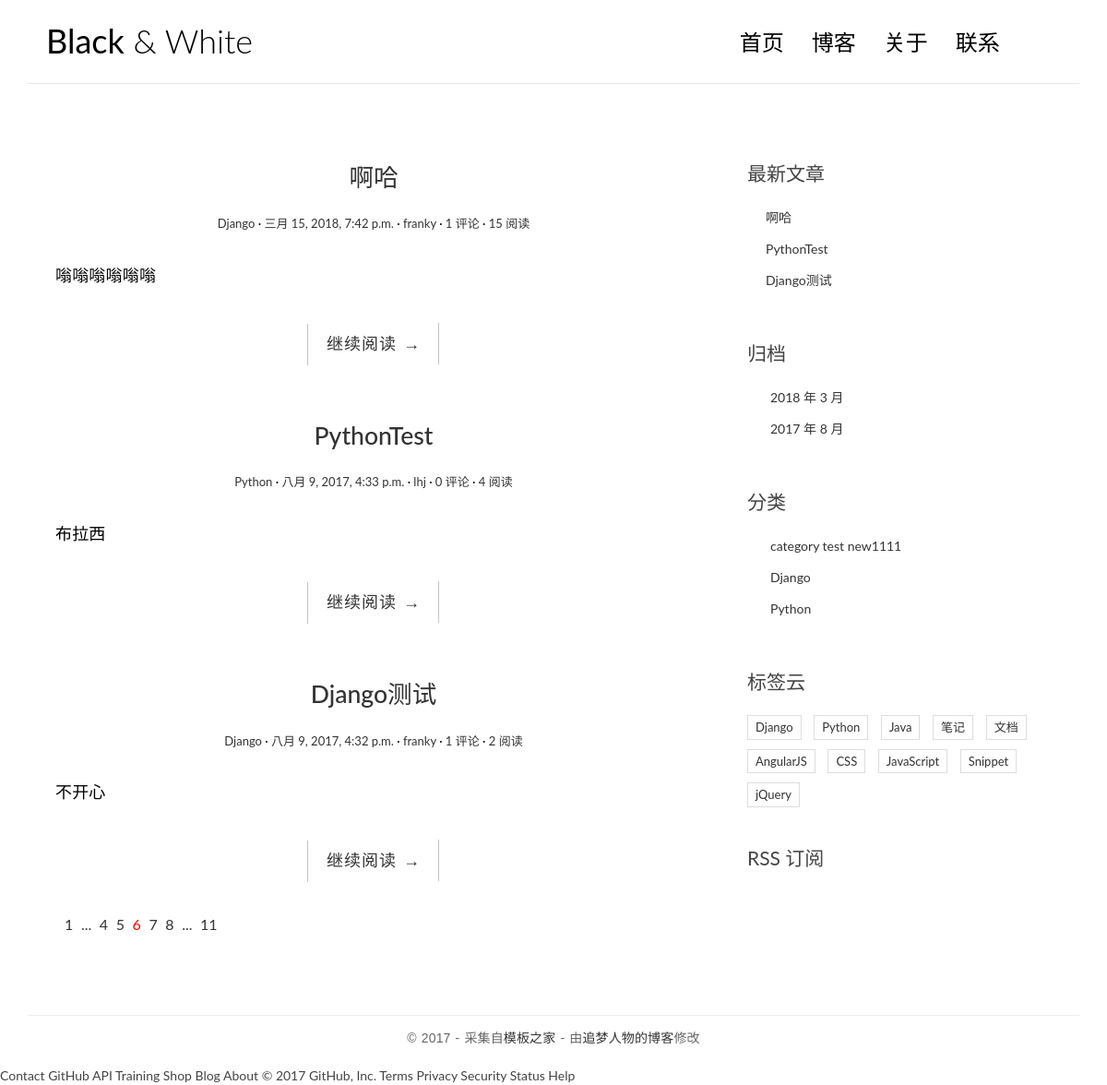
Before: / with the older database file.
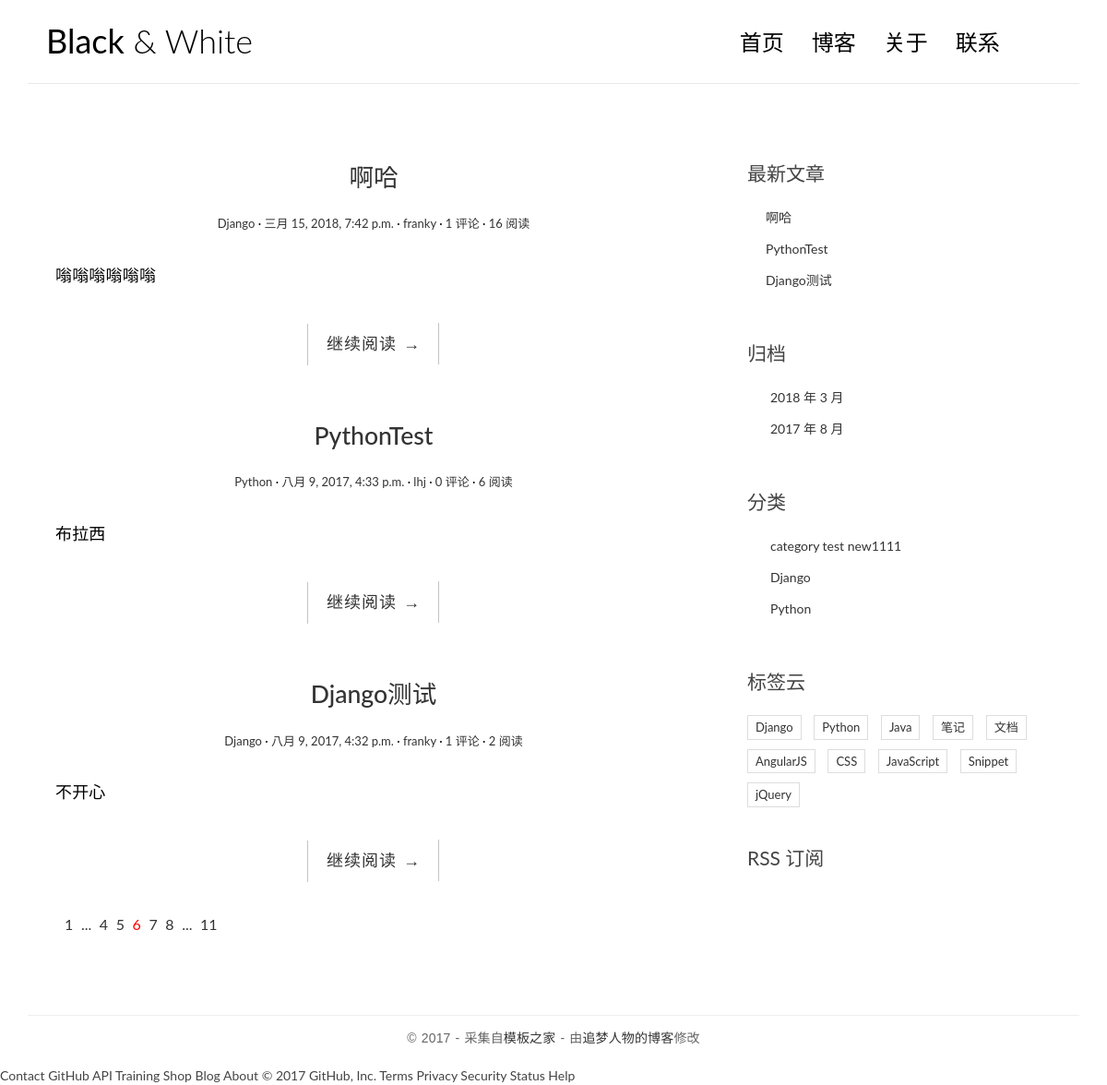
After: the same page with the newer database file.
### blogModel/models.py (models this page shows, shortened)
@python_2_unicode_compatible
class Post(models.Model):
    title = models.CharField(max_length=70)
    body = models.TextField()
    created_time = models.DateTimeField()
    modified_time = models.DateTimeField()
    excerpt = models.CharField(max_length=200, blank=True)
    category = models.ForeignKey(Category, on_delete=models.CASCADE)
    tags = models.ManyToManyField(Tag, blank=True)
    author = models.ForeignKey(User, on_delete=models.CASCADE)
    views = models.PositiveIntegerField(default=0)
    def get_absolute_url(self):
        return reverse('blogModel:detail', kwargs={'pk': self.pk})
    class Meta:
        ordering = ['-created_time']

@python_2_unicode_compatible
class Category(models.Model):
    name = models.CharField(max_length=100)

### blogModel/views.py (the view)
# urls.py: url(r'^$', views.index, name='index'),
def index(request):
    post_list = Post.objects.all()
    return render(request, 'blog/index.html', context={'post_list': post_list})

### blogModel/templatetags/blog_tags.py (called while the page is built)
@register.simple_tag
def get_recent_posts(num=5):
    return Post.objects.all().order_by('-created_time')[:num]

@register.simple_tag
def archives():
    return Post.objects.dates('created_time', 'month', order='DESC')

@register.simple_tag
def get_categories():
    return Category.objects.all()

### templates/blog/index.html
{% extends 'base.html' %}
{% block main %}
    {% for post in post_list %}
          <article class="post post-{{ post.pk }}">
              <header class="entry-header">
                  <h1 class="entry-title">
                      <a href="{{ post.get_absolute_url }}">{{ post.title }}</a>
                  </h1>
                  <div class="entry-meta">
                      <span class="post-category"><a href="#">{{ post.category.name }}</a></span>
                      <span class="post-date"><a href="#"><time class="entry-date"
                                                                datetime="{{ post.created_time }}">{{ post.created_time }}</time></a></span>
                      <span class="post-author"><a href="#">{{ post.author }}</a></span>
                      <span class="comments-link"><a href="#">{{ post.comment_set.count }} 评论</a></span>
                      <span class="views-count"><a href="{{ post.get_absolute_url }}">{{ post.views }} 阅读</a></span>
                  </div>
              </header>
              <div class="entry-content clearfix">
                  <p>{{ post.excerpt }}</p>
                  <div class="read-more cl-effect-14">
                      <a href="{{ post.get_absolute_url }}" class="more-link">继续阅读 <span class="meta-nav">→</span></a>
                  </div>
              </div>
          </article>
    {% empty %}
        <div class="no-post">暂时还没有发布的文章！</div>
    {% endfor %}
    <div class="pagination">
        <ul>
            <li><a href="">1</a></li>
            <li><a href="">...</a></li>
            <li><a href="">4</a></li>
            <li><a href="">5</a></li>
            <li class="current"><a href="">6</a></li>
            <li><a href="">7</a></li>
            <li><a href="">8</a></li>
            <li><a href="">...</a></li>
            <li><a href="">11</a></li>
        </ul>
    </div>
{% endblock main %}

### templates/base.html (shortened to what this page needs)
{% load staticfiles %}
{% load blog_tags %}
<!DOCTYPE html>
<html>
<head>
    <link rel="stylesheet" href="http://code.ionicframework.com/ionicons/2.0.1/css/ionicons.min.css">
    <link href="https://cdn.bootcss.com/bootstrap/3.3.7/css/bootstrap.min.css" rel="stylesheet">
    <link rel="stylesheet" href="{% static 'blog/css/pace.css' %}">
    <link rel="stylesheet" href="{% static 'blog/css/custom.css' %}">
    <link rel="stylesheet" href="{% static 'blog/css/highlights/github.css' %}">
</head>
<body>
<div class="container">
    <header id="site-header">
        <div class="row">
            <div class="col-md-4 col-sm-5 col-xs-8">
                <div class="logo">
                    <h1><a href="{% url 'blogModel:index' %}"><b>Black</b> &amp; White</a></h1>
                </div>
            </div>
            <div class="col-md-8 col-sm-7 col-xs-4">
                <nav class="main-nav" role="navigation">
                    <div class="collapse navbar-collapse" id="bs-example-navbar-collapse-1">
                        <ul class="nav navbar-nav navbar-right">
                            <li class="cl-effect-11"><a href="{% url 'blogModel:index' %}" data-hover="首页">首页</a></li>
                            <li class="cl-effect-11"><a href="full-width.html" data-hover="博客">博客</a></li>
                            <li class="cl-effect-11"><a href="about.html" data-hover="关于">关于</a></li>
                            <li class="cl-effect-11"><a href="contact.html" data-hover="联系">联系</a></li>
                        </ul>
                    </div>
                </nav>
            </div>
        </div>
    </header>
</div>
<div class="content-body">
    <div class="container">
        <div class="row">
            <main class="col-md-8">
                {% block main %}
                {% endblock main %}
            </main>
            <aside class="col-md-4">
                <div class="widget widget-recent-posts">
                    <h3 class="widget-title">最新文章</h3>
                    {% get_recent_posts as recent_post_list %}
                    <ul>
                        {% for post in recent_post_list %}
                            <li>
                                <a href="{{ post.get_absolute_url }}">{{ post.title }}</a>
                            </li>
                        {% empty %}
                            暂无文章！
                        {% endfor %}
                    </ul>
                </div>
                <div class="widget widget-archives">
                    <h3 class="widget-title">归档</h3>
                    {% archives as date_list %}
                    <ul>
                        {% for date in date_list %}
                            <li>
                                <a href="{% url 'blogModel:archives' date.year date.month %}">
                                    {{ date.year }} 年 {{ date.month }} 月
                                </a>
                            </li>
                        {% empty %}
                            暂无归档！
                        {% endfor %}
                    </ul>
                </div>
                <div class="widget widget-category">
                    <h3 class="widget-title">分类</h3>
                    {% get_categories as category_list %}
                    <ul>
                        {% for category in category_list %}
                            <li>
                                <a href="{% url 'blogModel:category' category.pk %}">
                                    {{ category.name }}
                                </a>
                            </li>
                        {% empty %}
                            暂无分类！
                        {% endfor %}
                    </ul>
                </div>
                <div class="widget widget-tag-cloud">
                    <h3 class="widget-title">标签云</h3>
                    <ul>
                        <li>
                            <a href="#">Django</a>
                        </li>
                        <li>
                            <a href="#">Python</a>
                        </li>
                        <li>
                            <a href="#">Java</a>
                        </li>
                        <li>
                            <a href="#">笔记</a>
                        </li>
                        <li>
                            <a href="#">文档</a>
                        </li>
                        <li>
                            <a href="#">AngularJS</a>
                        </li>
                        <li>
                            <a href="#">CSS</a>
                        </li>
                        <li>
                            <a href="#">JavaScript</a>
                        </li>
                        <li>
                            <a href="#">Snippet</a>
                        </li>
                        <li>
                            <a href="#">jQuery</a>
                        </li>
                    </ul>
                </div>
                <div class="rss">
                    <a href=""> RSS 订阅</a>
                </div>
            </aside>
        </div>
    </div>
</div>
<footer id="site-footer">
    <div class="container">
        <div class="row">
            <div class="col-md-12">
                <p class="copyright">&copy 2017 - 采集自<a href="http://www.cssmoban.com/"
                                                        target="_blank" title="模板之家">模板之家</a>
                    - 由<a href="http://zmrenwu.com/" title="网页模板" target="_blank">追梦人物的博客</a>修改
                </p>
            </div>
        </div>
    </div>
</footer>
</body>
</html>

### blogModel/static/blog/css/custom.css (style rules this page uses)
* { outline: none; }
h1, h2, h3, h4, h5, h6 { margin-top: 0; }
b { font-weight: 400; }
a { color: #333; }
body { color: #444; font-family: 'Lato', sans-serif; }
p { font-family: 'Ubuntu', sans-serif; font-weight: 400; word-spacing: 1px; letter-spacing: 0.01em; }
#site-header { background-color: #FFF; padding: 25px 20px; margin-bottom: 40px; border-bottom: 1px solid #e7e7e7; }
.logo h1 a { color: #000; }
.logo h1 { margin: 0; font-family: 'Lato', sans-serif; font-weight: 300; }
.main-nav { margin-top: 11px; max-width: 95%; }
.main-nav a { color: #000000 !important; padding: 0 0 5px 0 !important; margin-right: 30px; font-family: 'Lato', sans-serif; font-weight: 300; font-size: 24px; }
.cl-effect-11 a { padding: 10px 0; color: #0972b4; text-shadow: none; }
.cl-effect-11 a::before { position: absolute; top: 0; left: 0; overflow: hidden; padding: 0 0 5px 0 !important; max-width: 0; border-bottom: 1px solid #000; color: #000; content: attr(data-hover); white-space: nowrap; -webkit-transition: max-width 0.5s; -moz-transition: max-width 0.5s; transition: max-width 0.5s; }
.content-body { padding-bottom: 4em; }
.post { background: #fff; padding: 30px 30px 0; }
.entry-title { text-align: center; font-size: 1.9em; margin-bottom: 20px; line-height: 1.6; padding: 10px 20px 0; }
.entry-meta { text-align: center; color: #DDDDDD; font-size: 13px; margin-bottom: 30px; }
.entry-content { font-size: 18px; line-height: 1.9; font-weight: 300; color: #000; }
.post-category::after, .post-date::after, .post-author::after, .comments-link::after { content: ' ·'; color: #000; }
.read-more { font-family: 'Ubuntu', sans-serif; font-weight: 400; word-spacing: 1px; letter-spacing: 0.01em; text-align: center; margin-top: 20px; }
.cl-effect-14 a { padding: 0 20px; height: 45px; line-height: 45px; position: relative; display: inline-block; margin: 15px 25px; letter-spacing: 1px; font-weight: 400; text-shadow: 0 0 1px rgba(255, 255, 255, 0.3); }
.cl-effect-14 a::before, .cl-effect-14 a::after { position: absolute; width: 45px; height: 1px; background: #C3C3C3; content: ''; -webkit-transition: all 0.3s; -moz-transition: all 0.3s; transition: all 0.3s; pointer-events: none; }
.cl-effect-14 a::before { top: 0; left: 0; -webkit-transform: rotate(90deg); -moz-transform: rotate(90deg); transform: rotate(90deg); -webkit-transform-origin: 0 0; -moz-transform-origin: 0 0; transform-origin: 0 0; }
.cl-effect-14 a::after { right: 0; bottom: 0; -webkit-transform: rotate(90deg); -moz-transform: rotate(90deg); transform: rotate(90deg); -webkit-transform-origin: 100% 0; -moz-transform-origin: 100% 0; transform-origin: 100% 0; }
.widget { background: #fff; padding: 30px 0 0; }
.widget-title { font-size: 1.5em; margin-bottom: 20px; line-height: 1.6; padding: 10px 0 0; font-weight: 400; }
.widget-recent-posts ul { padding: 0; margin: 0; padding-left: 20px; }
.widget-recent-posts ul li { list-style-type: none; position: relative; line-height: 170%; margin-bottom: 10px; }
.widget-recent-posts ul li::before { content: '\f3d3'; font-family: "Ionicons"; position: absolute; left: -17px; top: 3px; font-size: 16px; color: #000; }
.widget-archives ul { padding: 0; margin: 0; padding-left: 25px; }
.widget-archives ul li { list-style-type: none; position: relative; line-height: 170%; margin-bottom: 10px; }
.widget-archives ul li::before { content: '\f3f3'; font-family: "Ionicons"; position: absolute; left: -25px; top: 1px; font-size: 16px; color: #000; }
.widget-category ul { padding: 0; margin: 0; padding-left: 25px; }
.widget-category ul li { list-style-type: none; position: relative; line-height: 170%; margin-bottom: 10px; }
.widget-category ul li::before { content: '\f3fe'; font-family: "Ionicons"; position: absolute; left: -25px; top: 1px; font-size: 18px; color: #000; }
.widget-tag-cloud ul { padding: 0; margin: 0; margin-right: -10px; }
.widget-tag-cloud ul li { list-style-type: none; font-size: 13px; display: inline-block; margin-right: 10px; margin-bottom: 10px; padding: 3px 8px; border: 1px solid #ddd; }
.rss { font-size: 21px; margin-top: 30px; }
.rss a { color: #444; }
#site-footer { padding-top: 10px; padding: 0 0 1.5em 0; }
.copyright { text-align: center; padding-top: 1em; margin: 0; border-top: 1px solid #eee; color: #666; }
.pagination ul { list-style: none; }
.pagination ul li { display: inline-block; font-size: 16px; margin-right: 5px; }
.current a { color: red; }

Changed rows visible on the page:
changed Post "啊哈": views "15" → "16"
changed Post "PythonTest": views "4" → "6"
